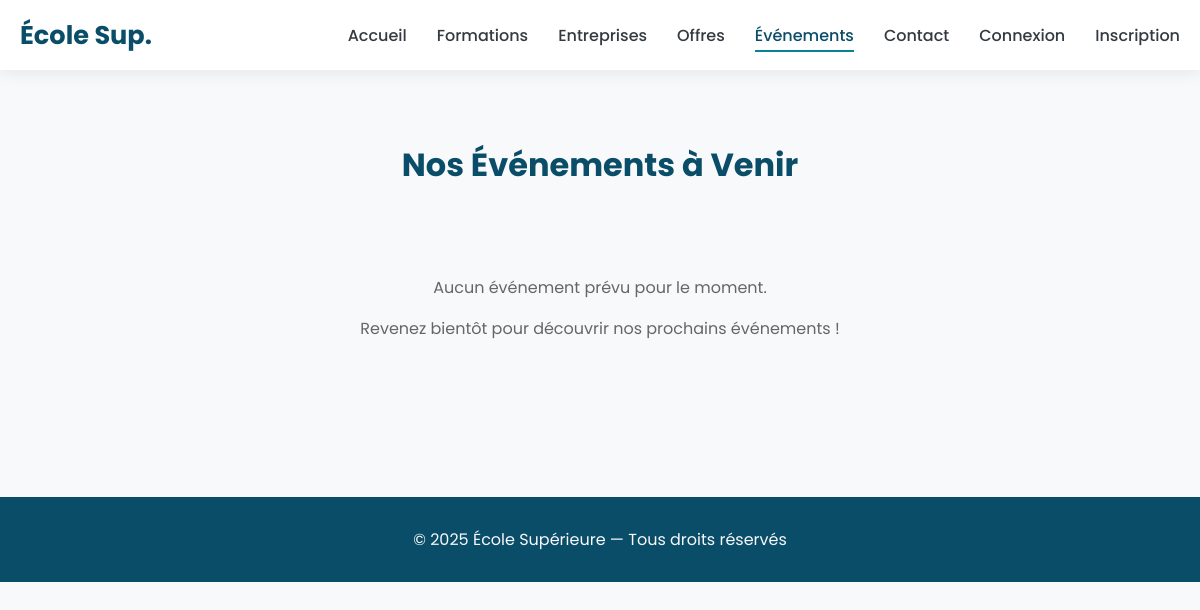
The page /vue/evenement.php on the database as committed earlier.
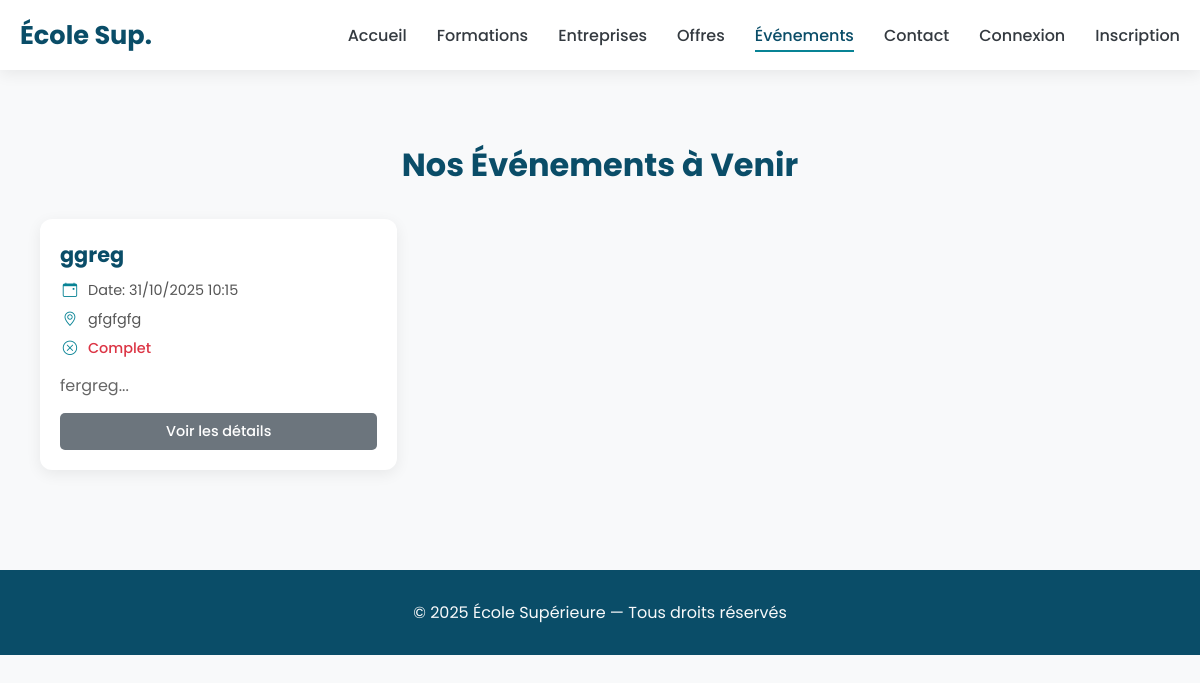
The same page on the database as committed later.
### tables this page shows
CREATE TABLE IF NOT EXISTS `event` (
  `id_evenement` int UNSIGNED NOT NULL AUTO_INCREMENT,
  `type` varchar(100) DEFAULT NULL,
  `titre` varchar(200) NOT NULL,
  `description` text NOT NULL,
  `lieu` varchar(150) DEFAULT NULL,
  `nombre_place` int DEFAULT NULL,
  `date_creation` timestamp NULL DEFAULT CURRENT_TIMESTAMP,
  `date_event` timestamp NOT NULL,
  `etat` enum('brouillon','publie','archive') DEFAULT 'publie',
  `ref_user` int UNSIGNED DEFAULT NULL,
  PRIMARY KEY (`id_evenement`),
  KEY `ref_user` (`ref_user`)
);

### src/repository/EventRepo.php (called while the page is built, shortened)
<?php
require_once __DIR__ . '/../modele/Event.php';
class EventRepo
{
    public function getTousLesEvenements() {
        return $this->listeEvent(false);
    }
    public function listeEvent(bool $inclurePasses = false) {
        $bdd = new Bdd();
        $database = $bdd->getBdd();
        $sql = 'SELECT * FROM event';
        if (!$inclurePasses) {
            $sql .= ' WHERE date_event >= CURDATE()';
        }
        $sql .= ' ORDER BY date_event ASC';
        $req = $database->query($sql);
        $rows = $req->fetchAll(\PDO::FETCH_ASSOC);
        $events = [];
        foreach ($rows as $row) {
            $events[] = new Event([
                'idEvent'       => $row['id_evenement'],
                'type'          => $row['type'],
                'titre'         => $row['titre'],
                'description'   => $row['description'],
                'lieu'          => $row['lieu'],
                'nombrePlace'   => $row['nombre_place'],
                'dateEvent'     => $row['date_event'],
                'etat'          => $row['etat'],
                'ref_user'      => $row['ref_user']
            ]);
        }
        return $events;
    }
}

### src/modele/Event.php (called while the page is built, shortened)
<?php
class event
{
    private $idEvent;
    private $titre;
    private $description;
    private $lieu;
    private $dateEvent;
    private function hydrate(array $donnees)
    {
        foreach ($donnees as $key => $value) {
            $method = 'set' . ucfirst($key);
        }
    }
    public function getIdEvent()
    {
        return $this->idEvent;
    }
    public function setIdEvent($idEvent): void
    {
        $this->idEvent = $idEvent;
    }
    public function getTitre()
    {
        return $this->titre;
    }
    public function setTitre($titre): void
    {
        $this->titre = $titre;
    }
    public function getDescription()
    {
        return $this->description;
    }
    public function setDescription($description): void
    {
        $this->description = $description;
    }
    public function getLieu()
    {
        return $this->lieu;
    }
    public function setLieu($lieu): void
    {
        $this->lieu = $lieu;
    }
    public function getDateEvent()
    {
        return $this->dateEvent;
    }
    public function setDateEvent($dateEvent): void
    {
        $this->dateEvent = $dateEvent;
    }
}

### src/repository/InscriptionEventRepo.php (called while the page is built, shortened)
<?php
class InscriptionEventRepo
{
    public function getPlacesDisponibles(int $idEvenement): array
    {
        $bdd = new Bdd();
        $database = $bdd->getBdd();
        $req = $database->prepare('
            SELECT
                e.nombre_place as places_totales,
                COUNT(i.id_inscription) as places_prises
            FROM event e
            LEFT JOIN inscription_evenement i ON e.id_evenement = i.ref_evenement
            WHERE e.id_evenement = :id_evenement
            GROUP BY e.id_evenement
        ');
        $req->execute(['id_evenement' => $idEvenement]);
        $result = $req->fetch(\PDO::FETCH_ASSOC);
        $placesDisponibles = $result['places_totales'] - $result['places_prises'];
        $statut = 'disponible';
        if ($placesDisponibles <= 0) {
            $statut = 'complet';
        } elseif ($placesDisponibles <= 5) {
            $statut = 'bientot_complet';
        }
        return [
            'disponibles' => $placesDisponibles,
            'statut' => $statut,
            'total' => $result['places_totales'],
            'pris' => $result['places_prises']
        ];
    }
}

### vue/evenement.php (the view, shortened to what the changed rows need)
<?php
require_once __DIR__ . '/../src/repository/EventRepo.php';
require_once __DIR__ . '/../src/modele/Event.php';
require_once __DIR__ . '/../src/repository/InscriptionEventRepo.php';
$evenementRepo = new EventRepo();
$inscriptionRepo = new InscriptionEventRepo();
$evenement = null;
if (isset($_GET['event_id']) && is_numeric($_GET['event_id'])) {
    $evenement = $evenementRepo->getEvenementById($_GET['event_id']);
    if (!$evenement) {
        header('Location: evenement.php');
        exit();
    }
} else {
    $evenements = $evenementRepo->getTousLesEvenements();
}
$userLoggedIn = null;
$estInscrit = false;
?>
<!DOCTYPE html>
<html lang="fr">
<head>
    <link rel="stylesheet" href="https://cdn.jsdelivr.net/npm/bootstrap-icons@1.8.1/font/bootstrap-icons.css">
</head>
<body>
<?php if ($evenement): ?>
    <main>
        <div class="container">
            <a href="evenement.php" class="back-link" style="display: inline-block; margin-bottom: 20px; color: var(--primary-color); text-decoration: none;">
                &larr; Retour aux événements
            </a>
            <article class="event-detail">
                <h1><?= htmlspecialchars($evenement->getTitre()) ?></h1>
                <div class="event-meta" style="margin: 20px 0; display: flex; gap: 20px; flex-wrap: wrap;">
                    <div class="meta-item" style="display: flex; align-items: center; gap: 5px;">
                        <i class="bi bi-calendar-event"></i>
                        <span><strong>Date :</strong> <?= (new DateTime($evenement->getDateEvent()))->format('d/m/Y H:i') ?></span>
                    </div>
                    <?php if ($evenement->getLieu()): ?>
                    <div class="meta-item" style="display: flex; align-items: center; gap: 5px;">
                        <i class="bi bi-geo-alt"></i>
                        <span><strong>Lieu :</strong> <?= htmlspecialchars($evenement->getLieu()) ?></span>
                    </div>
                    <?php endif; ?>
                    <div class="meta-item" style="display: flex; align-items: center; gap: 5px;">
                        <i class="bi bi-tag"></i>
                        <span><strong>Type :</strong> <?= htmlspecialchars($evenement->getType()) ?></span>
                    </div>
                </div>
                <?php if ($evenement->getDescription()): ?>
                <div class="event-description" style="margin: 30px 0; line-height: 1.6;">
                    <h3>Description</h3>
                    <p><?= nl2br(htmlspecialchars($evenement->getDescription())) ?></p>
                </div>
                <?php endif; ?>
                <div class="event-actions" style="margin-top: 40px;">
                    <?php if (!empty($userLoggedIn)): ?>
                        <?php if ($estInscrit): ?>
                            <div class="alert alert-success" style="padding: 15px; background: #e8f5e9; border-left: 4px solid #4caf50; margin-bottom: 20px;">
                                <i class="bi bi-check-circle"></i> Vous êtes inscrit à cet événement
                            </div>
                        <?php elseif (strtotime($evenement->getDateEvent()) > time()): ?>
                            <a href="./inscription_evenement.php?id=<?= $evenement->getIdEvent() ?>" class="btn-inscription" style="background: var(--primary-color); color: white; padding: 12px 20px; border-radius: 5px; text-decoration: none; display: inline-block; font-weight: 500;">
                                S'inscrire à cet événement
                            </a>
                        <?php endif; ?>
                    <?php else: ?>
                        <a href="connexion.php?redirect=evenement.php?event_id=<?= $evenement->getIdEvent() ?>" class="btn-inscription" style="background: var(--primary-color); color: white; padding: 12px 20px; border-radius: 5px; text-decoration: none; display: inline-block; font-weight: 500;">
                            Se connecter pour s'inscrire
                        </a>
                    <?php endif; ?>
                </div>
            </article>
        </div>
    </main>
<?php else: ?>
    <main>
        <div class="container">
            <h1>Nos Événements à Venir</h1>
            <div class="grid">
                <?php if (empty($evenements)): ?>
                    <div class="no-events">
                        <p>Aucun événement prévu pour le moment.</p>
                        <p>Revenez bientôt pour découvrir nos prochains événements !</p>
                    </div>
                <?php else: ?>
                    <?php foreach ($evenements as $event): ?>
                        <article class="card">
                            <div class="card-content">
                                <h3><?= htmlspecialchars($event->getTitre()) ?></h3>
                                <div class="event-meta">
                                    <div class="meta-item">
                                        <i class="bi bi-calendar-event"></i>
                                        <span>Date: <?= (new DateTime($event->getDateEvent()))->format('d/m/Y H:i') ?></span>
                                    </div>
                                    <?php if ($event->getLieu()): ?>
                                        <div class="meta-item">
                                            <i class="bi bi-geo-alt"></i>
                                            <span><?= htmlspecialchars($event->getLieu()) ?></span>
                                        </div>
                                    <?php endif; ?>
                                    <?php
                                    $places = $inscriptionRepo->getPlacesDisponibles($event->getIdEvent());
                                    if ($places['statut'] === 'complet'): ?>
                                        <div class="meta-item" style="color: #dc3545; font-weight: 500;">
                                            <i class="bi bi-x-circle"></i>
                                            <span>Complet</span>
                                        </div>
                                    <?php endif; ?>
                                </div>
                                <?php if ($event->getDescription()): ?>
                                    <p style="margin: 15px 0;"><?= nl2br(htmlspecialchars(substr($event->getDescription(), 0, 150))) ?>...</p>
                                <?php endif; ?>
                                <div style="margin-top: 15px;">
                                    <div style="display: flex; gap: 10px; margin-top: 10px;">
                                        <a href="evenement.php?event_id=<?= $event->getIdEvent() ?>" class="btn-inscription" style="background: #6c757d; color: white; padding: 8px 15px; border-radius: 5px; text-decoration: none; display: inline-block; font-size: 0.9em; flex: 1; text-align: center;">
                                            Voir les détails
                                        </a>
                                    </div>
                                </div>
                            </div>
                        </article>
                    <?php endforeach; ?>
                <?php endif; ?>
            </div>
        </div>
    </main>
<?php endif; ?>
</body>
</html>

Rows that differ between the two databases and show on the page:
added event: titre "ggreg", date_event "31/10/2025 10:15", lieu "gfgfgfg", description "fergreg"
Other text that changed with them:
text no longer shown: "Aucun événement prévu pour le moment. Revenez bientôt pour découvrir nos prochains événements !"
